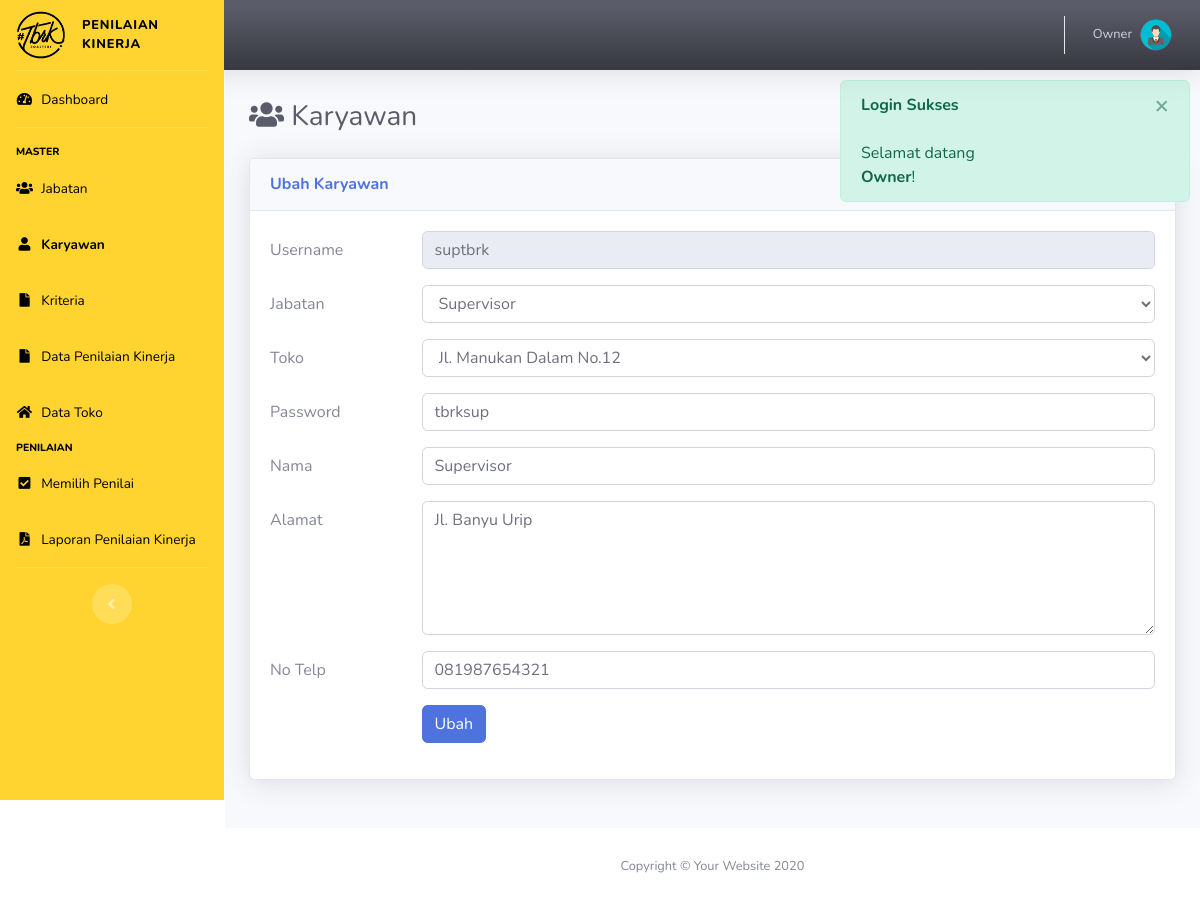
/index.php?p=user&ket=ubah&id=suptbrk (signed in), run on an earlier commit of the app's database.
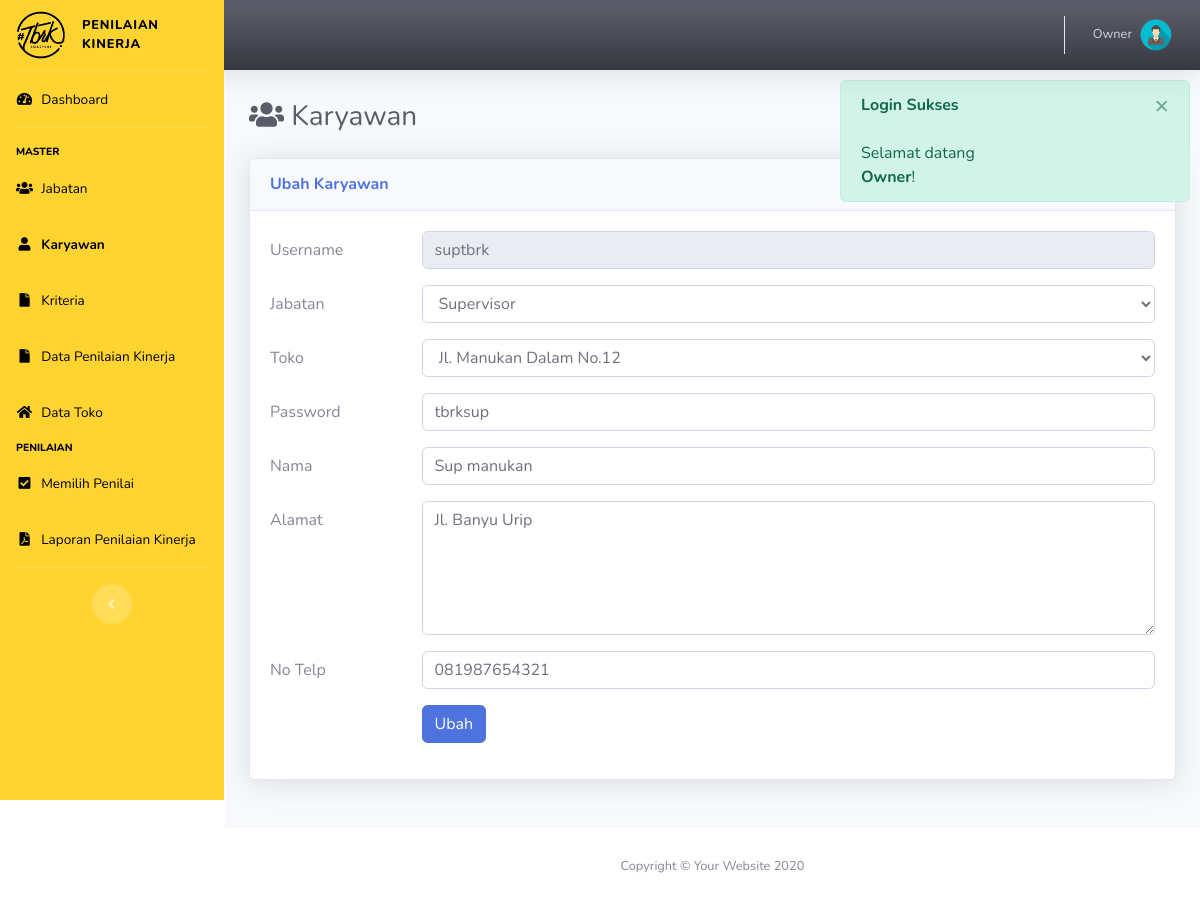
And on a later commit of the database.
### tables this page shows
CREATE TABLE `karyawan` (
  `id_kar` varchar(12) NOT NULL,
  `id_jabatan` int(11) NOT NULL,
  `id_toko` int(11) NOT NULL,
  `password` varchar(12) NOT NULL,
  `nama` varchar(50) NOT NULL,
  `alamat` varchar(50) NOT NULL,
  `no_telp` varchar(50) NOT NULL
);

### pages/user.php (the view, shortened to what the changed rows need)
<div class="d-sm-flex align-items-center justify-content-between mb-4">
    <h1 class="h3 mb-0 text-gray-800"> <i class="fa fa-users"></i> Karyawan</h1>
</div>
<?php
	if(isset($_GET['ket'])){
		$ket = $_GET['ket'];
		$form = $ket;
		if($ket == "ubah"){
			$id = $_GET['id'];
			$sql = "SELECT * FROM karyawan WHERE id_kar = '$id' ";
			$q = mysqli_query($con, $sql);
			$row = mysqli_fetch_array($q);
			$id_kar = $row['id_kar'];
            $id_jabatan = $row['id_jabatan'];
            $id_toko = $row['id_toko'];
            $password = $row['password'];
            $nama = $row['nama'];
            $alamat = $row['alamat'];
            $no_telp = $row['no_telp'];
		}
	}
?>
<div class="row row_angket">
	<div class="col mb-4">
		<div class="card shadow mb-4">
            <div class="card-body">
            <?php
            	if(!isset($form)):
            ?>
            	<table class="table dataTable">
            		<thead>
            			<tr>
            				<th>Username</th>
            				<th>Nama</th>
            				<th>Jabatan</th>
                            <th>Alamat Toko</th>
            				<th>Aksi</th>
            			</tr>
            		</thead>
            		<tbody>
            		<?php
            			$i=0;
            			$sql = "SELECT * FROM karyawan a
                        JOIN jabatan b ON a.id_jabatan = b.id_jabatan
                        JOIN toko t ON a.id_toko = t.id_toko
                        WHERE b.id_jabatan between 2 AND 3";
            			$q = mysqli_query($con, $sql);
            			while($row = mysqli_fetch_array($q)):
            		?>
            			<tr>
            				<td><?= $row['id_kar']; ?></td>
                            <td><?= $row['nama']; ?></td>
            				<td><?= $row['jabatan']; ?></td>
                            <td><?= $row['lokasi']; ?></td>
            				<td>
                                <button type="button" class="btn btn-sm btn-secondary btn-detail" data-id="<?= $row['id_kar'] ?>" data-toggle="tooltip" data-placement="top" title="Detail">
                                    <i class="fa fa-eye"></i>
                                </button>
                                <a href="index.php?p=user&ket=ubah&id=<?= $row['id_kar'] ?>" class="btn btn-sm btn-primary" data-toggle="tooltip" data-placement="top" title="Ubah Data"><i class="fa fa-pencil-alt"></i></a>
                                <button type="button" class="btn btn-sm btn-danger btn-hapus" data-id="<?= $row['id_kar'] ?>" data-toggle="tooltip" data-placement="top" title="Hapus">
                                    <i class="fa fa-trash"></i>
                                </button>
                            </td>
            			</tr>
            		<?php endwhile; ?>
            		</tbody>
            	</table>
            	<?php else: ?>
            	<form method="post" action="models/p_user.php">
            		<div class="form-group row">
                        <label for="username" class="col-sm-2 col-form-label">Username</label>
                        <div class="col-sm-10">
                            <input type="text" class="form-control" name="id_kar" id="id_kar" placeholder="Username" <?= isset($id_kar)?"value='$id_kar' readonly":''; ?> >
                        </div>
                    </div>
                    <div class="form-group row">
                        <label for="id_jabatan" class="col-sm-2 col-form-label">Jabatan</label>
                        <div class="col-sm-10">
                            <select class="form-control" name="id_jabatan" id="id_jabatan">
                                <?php
                                    $sql = "SELECT * FROM jabatan WHERE id_jabatan between 2 AND 3";
                                    $q = mysqli_query($con, $sql);
                                    while($row = mysqli_fetch_array($q)){
                                        $sel = '';
                                        if(isset($id_jabatan) && $id_jabatan==$row['id_jabatan']){
                                            $sel = 'selected';
                                        }
                                        echo '<option value="'.$row['id_jabatan'].'" '.$sel.'>'.$row['jabatan'].'</option>';
                                    }
                                ?>
                            </select>
                        </div>
                    </div>
                    <div class="form-group row">
                        <label for="lokasitoko" class="col-sm-2 col-form-label">Toko</label>
                        <div class="col-sm-10">
                            <select class="form-control" name="id_toko" id="id_toko">
                                <?php
                                    $sql = "SELECT * FROM toko";
                                    $q = mysqli_query($con, $sql);
                                    while($row = mysqli_fetch_array($q)){
                                        $sel = '';
                                        if(isset($id_toko) && $id_toko==$row['id_toko']){
                                            $sel = 'selected';
                                        }
                                        echo '<option value="'.$row['id_toko'].'" '.$sel.'>'.$row['lokasi'].'</option>';
                                    }
                                ?>
                            </select>
                        </div>
                    </div>
                    <div class="form-group row">
                        <label for="password" class="col-sm-2 col-form-label">Password</label>
                        <div class="col-sm-10">
                            <input type="text" class="form-control" name="password" id="password" placeholder="Password" value="<?= isset($password)?$password:''; ?>" >
                        </div>
                    </div>
                    <div class="form-group row">
                        <label for="nama_guru" class="col-sm-2 col-form-label">Nama</label>
                        <div class="col-sm-10">
                            <input type="text" class="form-control" name="nama" id="nama" placeholder="Nama" value="<?= isset($nama)?$nama:''; ?>" >
                        </div>
                    </div>
                    <div class="form-group row">
                        <label for="alamat" class="col-sm-2 col-form-label">Alamat</label>
                        <div class="col-sm-10">
                            <textarea class="form-control" name="alamat" id="alamat" placeholder="Alamat" rows="5"><?= isset($alamat)?$alamat:''; ?></textarea>
                        </div>
                    </div>
                    <div class="form-group row">
                        <label for="no_telp" class="col-sm-2 col-form-label">No Telp</label>
                        <div class="col-sm-10">
                            <input type="text" class="form-control" name="no_telp" id="no_telp" placeholder="No Telp" value="<?= isset($no_telp)?$no_telp:''; ?>" >
                        </div>
                    </div>
                    <div class="form-group row">
                        <div class="col-sm-10 offset-md-2">
                            <input type="submit" class="btn btn-primary" name="btnSimpan" value="<?= ucfirst($form); ?>">
                        </div>
                    </div>
				</form>
            	<?php endif; ?>
            </div>
        </div>
    </div>
</div>

What changed in the data, as far as the page shows it:
changed karyawan "suptbrk": nama "Supervisor" → "Sup manukan"
